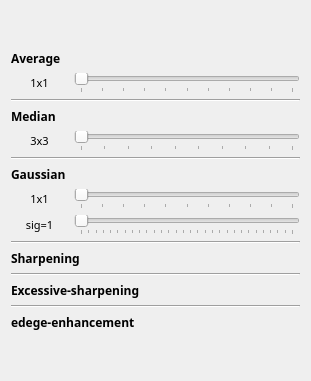
      <widget class="QWidget" name="tool_filter_groupBox">
       <property name="geometry">
        <rect>
         <x>0</x>
         <y>0</y>
         <width>311</width>
         <height>381</height>
        </rect>
       </property>
       <layout class="QVBoxLayout" name="verticalLayout_3">
        <item>
         <layout class="QVBoxLayout" name="tool_filter_layout" stretch="0,0,0,0,0,0,0,0,0,0,0,0,0,0,0">
          <item>
           <layout class="QHBoxLayout" name="horizontalLayout_6" stretch="10,1">
            <item>
             <widget class="QLabel" name="lpf_avg_label">
              <property name="font">
               <font>
                <family>Pretendard</family>
                <pointsize>9</pointsize>
                <weight>75</weight>
                <bold>true</bold>
               </font>
              </property>
              <property name="styleSheet">
               <string notr="true">background-color: rgba(255, 255, 255, 0)</string>
              </property>
              <property name="text">
               <string>Average</string>
              </property>
             </widget>
            </item>
            <item>
             <widget class="QRadioButton" name="lpf_avg_btn">
              <property name="styleSheet">
               <string notr="true">QRadioButton::indicator {
    width: 35px;
	height: 18px;
	image: url(&quot;C:/Users/User/workspace/2023-Industry-Academia-Collaboration-Project/ShortTerm-Internship/project/opencv_on_pyqt/Checkbox_off.png&quot;);
}
QRadioButton::indicator::checked {
	width: 35px;
	height: 18px;
    image: url(&quot;C:/Users/User/workspace/2023-Industry-Academia-Collaboration-Project/ShortTerm-Internship/project/opencv_on_pyqt/Checkbox_on.png&quot;);
}
QRadioButton {
	background-color: rgba(0,0,0,0);
}</string>
              </property>
              <property name="text">
               <string/>
              </property>
              <property name="checkable">
               <bool>true</bool>
              </property>
              <property name="checked">
               <bool>false</bool>
              </property>
             </widget>
            </item>
           </layout>
          </item>
          <item>
           <layout class="QHBoxLayout" name="horizontalLayout_4" stretch="2,8">
            <item>
             <widget class="QLabel" name="lpf_avg_value">
              <property name="font">
               <font>
                <family>Pretendard</family>
                <pointsize>8</pointsize>
               </font>
              </property>
              <property name="text">
               <string>1x1</string>
              </property>
              <property name="textFormat">
               <enum>Qt::AutoText</enum>
              </property>
              <property name="alignment">
               <set>Qt::AlignCenter</set>
              </property>
             </widget>
            </item>
            <item>
             <widget class="QSlider" name="lpf_avg_slider">
              <property name="enabled">
               <bool>true</bool>
              </property>
              <property name="minimum">
               <number>1</number>
              </property>
              <property name="maximum">
               <number>21</number>
              </property>
              <property name="singleStep">
               <number>2</number>
              </property>
              <property name="pageStep">
               <number>2</number>
              </property>
              <property name="value">
               <number>1</number>
              </property>
              <property name="sliderPosition">
               <number>1</number>
              </property>
              <property name="orientation">
               <enum>Qt::Horizontal</enum>
              </property>
              <property name="invertedAppearance">
               <bool>false</bool>
              </property>
              <property name="invertedControls">
               <bool>false</bool>
              </property>
              <property name="tickPosition">
               <enum>QSlider::TicksBelow</enum>
              </property>
              <property name="tickInterval">
               <number>2</number>
              </property>
             </widget>
            </item>
           </layout>
          </item>
          <item>
           <widget class="Line" name="line_4">
            <property name="orientation">
             <enum>Qt::Horizontal</enum>
            </property>
           </widget>
          </item>
          <item>
           <layout class="QHBoxLayout" name="horizontalLayout_7" stretch="10,1">
            <item>
             <widget class="QLabel" name="lpf_med_label">
              <property name="font">
               <font>
                <family>Pretendard</family>
                <pointsize>9</pointsize>
                <weight>75</weight>
                <bold>true</bold>
               </font>
              </property>
              <property name="styleSheet">
               <string notr="true">background-color: rgba(255, 255, 255, 0)</string>
              </property>
              <property name="text">
               <string>Median</string>
              </property>
             </widget>
            </item>
            <item>
             <widget class="QRadioButton" name="lpf_med_btn">
              <property name="enabled">
               <bool>true</bool>
              </property>
              <property name="styleSheet">
               <string notr="true">QRadioButton::indicator {
    width: 35px;
	height: 18px;
	image: url(&quot;C:/Users/User/workspace/2023-Industry-Academia-Collaboration-Project/ShortTerm-Internship/project/opencv_on_pyqt/Checkbox_off.png&quot;);
}
QRadioButton::indicator::checked {
	width: 35px;
	height: 18px;
    image: url(&quot;C:/Users/User/workspace/2023-Industry-Academia-Collaboration-Project/ShortTerm-Internship/project/opencv_on_pyqt/Checkbox_on.png&quot;);
}
QRadioButton {
	background-color: rgba(0,0,0,0);
}</string>
              </property>
              <property name="text">
               <string/>
              </property>
              <property name="checkable">
               <bool>true</bool>
              </property>
              <property name="checked">
               <bool>false</bool>
              </property>
             </widget>
            </item>
           </layout>
          </item>
          <item>
           <layout class="QHBoxLayout" name="horizontalLayout_5" stretch="2,8">
            <item>
             <widget class="QLabel" name="lpf_med_value">
              <property name="font">
               <font>
                <family>Pretendard</family>
                <pointsize>8</pointsize>
               </font>
              </property>
              <property name="text">
               <string>3x3</string>
              </property>
              <property name="textFormat">
               <enum>Qt::AutoText</enum>
              </property>
              <property name="alignment">
               <set>Qt::AlignCenter</set>
              </property>
             </widget>
            </item>
            <item>
             <widget class="QSlider" name="lpf_med_slider">
              <property name="enabled">
               <bool>true</bool>
              </property>
              <property name="minimum">
               <number>3</number>
              </property>
              <property name="maximum">
               <number>21</number>
              </property>
              <property name="singleStep">
               <number>2</number>
              </property>
              <property name="pageStep">
               <number>2</number>
              </property>
              <property name="value">
               <number>3</number>
              </property>
              <property name="orientation">
               <enum>Qt::Horizontal</enum>
              </property>
              <property name="invertedAppearance">
               <bool>false</bool>
              </property>
              <property name="invertedControls">
               <bool>false</bool>
              </property>
              <property name="tickPosition">
               <enum>QSlider::TicksBelow</enum>
              </property>
              <property name="tickInterval">
               <number>2</number>
              </property>
             </widget>
            </item>
           </layout>
          </item>
          <item>
           <widget class="Line" name="line_3">
            <property name="orientation">
             <enum>Qt::Horizontal</enum>
            </property>
           </widget>
          </item>
          <item>
           <layout class="QHBoxLayout" name="horizontalLayout_10" stretch="10,1">
            <item>
             <widget class="QLabel" name="lpf_gaus_label">
              <property name="font">
               <font>
                <family>Pretendard</family>
                <pointsize>9</pointsize>
                <weight>75</weight>
                <bold>true</bold>
               </font>
              </property>
              <property name="styleSheet">
               <string notr="true">background-color: rgba(255, 255, 255, 0)</string>
              </property>
              <property name="text">
               <string>Gaussian</string>
              </property>
             </widget>
            </item>
            <item>
             <widget class="QRadioButton" name="lpf_gaus_btn">
              <property name="enabled">
               <bool>true</bool>
              </property>
              <property name="styleSheet">
               <string notr="true">QRadioButton::indicator {
    width: 35px;
	height: 18px;
	image: url(&quot;C:/Users/User/workspace/2023-Industry-Academia-Collaboration-Project/ShortTerm-Internship/project/opencv_on_pyqt/Checkbox_off.png&quot;);
}
QRadioButton::indicator::checked {
	width: 35px;
	height: 18px;
    image: url(&quot;C:/Users/User/workspace/2023-Industry-Academia-Collaboration-Project/ShortTerm-Internship/project/opencv_on_pyqt/Checkbox_on.png&quot;);
}
QRadioButton {
	background-color: rgba(0,0,0,0);
}</string>
              </property>
              <property name="text">
               <string/>
              </property>
              <property name="checkable">
               <bool>true</bool>
              </property>
              <property name="checked">
               <bool>false</bool>
              </property>
             </widget>
            </item>
           </layout>
          </item>
          <item>
           <layout class="QHBoxLayout" name="horizontalLayout_15" stretch="2,8">
            <item>
             <widget class="QLabel" name="lpf_gaus_kvalue">
              <property name="font">
               <font>
                <family>Pretendard</family>
                <pointsize>8</pointsize>
               </font>
              </property>
              <property name="text">
               <string>1x1</string>
              </property>
              <property name="textFormat">
               <enum>Qt::AutoText</enum>
              </property>
              <property name="alignment">
               <set>Qt::AlignCenter</set>
              </property>
             </widget>
            </item>
            <item>
             <widget class="QSlider" name="lpf_gaus_kslider">
              <property name="enabled">
               <bool>true</bool>
              </property>
              <property name="minimum">
               <number>1</number>
              </property>
              <property name="maximum">
               <number>21</number>
              </property>
              <property name="singleStep">
               <number>2</number>
              </property>
              <property name="pageStep">
               <number>2</number>
              </property>
              <property name="value">
               <number>1</number>
              </property>
              <property name="orientation">
               <enum>Qt::Horizontal</enum>
              </property>
              <property name="invertedAppearance">
               <bool>false</bool>
              </property>
              <property name="invertedControls">
               <bool>false</bool>
              </property>
              <property name="tickPosition">
               <enum>QSlider::TicksBelow</enum>
              </property>
              <property name="tickInterval">
               <number>2</number>
              </property>
             </widget>
            </item>
           </layout>
          </item>
          <item>
           <layout class="QHBoxLayout" name="horizontalLayout_25" stretch="2,8">
            <item>
             <widget class="QLabel" name="lpf_gaus_svalue">
              <property name="font">
               <font>
                <family>Pretendard</family>
                <pointsize>8</pointsize>
               </font>
              </property>
              <property name="text">
               <string>sig=1</string>
              </property>
              <property name="textFormat">
               <enum>Qt::AutoText</enum>
              </property>
              <property name="alignment">
               <set>Qt::AlignCenter</set>
              </property>
             </widget>
            </item>
            <item>
             <widget class="QSlider" name="lpf_gaus_sslider">
              <property name="enabled">
               <bool>true</bool>
              </property>
              <property name="minimum">
               <number>1</number>
              </property>
              <property name="maximum">
               <number>30</number>
              </property>
              <property name="singleStep">
               <number>0</number>
              </property>
              <property name="pageStep">
               <number>0</number>
              </property>
              <property name="value">
               <number>1</number>
              </property>
              <property name="orientation">
               <enum>Qt::Horizontal</enum>
              </property>
              <property name="invertedAppearance">
               <bool>false</bool>
              </property>
              <property name="invertedControls">
               <bool>false</bool>
              </property>
              <property name="tickPosition">
               <enum>QSlider::TicksBelow</enum>
              </property>
              <property name="tickInterval">
               <number>1</number>
              </property>
             </widget>
            </item>
           </layout>
          </item>
          <item>
           <widget class="Line" name="line_5">
            <property name="orientation">
             <enum>Qt::Horizontal</enum>
            </property>
           </widget>
          </item>
          <item>
           <layout class="QHBoxLayout" name="horizontalLayout_11" stretch="10,1">
            <item>
             <widget class="QLabel" name="hpf_sharp1_label">
              <property name="font">
               <font>
                <family>Pretendard</family>
                <pointsize>9</pointsize>
                <weight>75</weight>
                <bold>true</bold>
               </font>
              </property>
              <property name="styleSheet">
               <string notr="true">background-color: rgba(255, 255, 255, 0)</string>
              </property>
              <property name="text">
               <string>Sharpening</string>
              </property>
             </widget>
            </item>
            <item>
             <widget class="QRadioButton" name="hpf_sharp1_btn">
              <property name="enabled">
               <bool>true</bool>
              </property>
              <property name="styleSheet">
               <string notr="true">QRadioButton::indicator {
    width: 35px;
	height: 18px;
	image: url(&quot;C:/Users/User/workspace/2023-Industry-Academia-Collaboration-Project/ShortTerm-Internship/project/opencv_on_pyqt/Checkbox_off.png&quot;);
}
QRadioButton::indicator::checked {
	width: 35px;
	height: 18px;
    image: url(&quot;C:/Users/User/workspace/2023-Industry-Academia-Collaboration-Project/ShortTerm-Internship/project/opencv_on_pyqt/Checkbox_on.png&quot;);
}
QRadioButton {
	background-color: rgba(0,0,0,0);
}</string>
              </property>
              <property name="text">
               <string/>
              </property>
              <property name="checkable">
               <bool>true</bool>
              </property>
              <property name="checked">
               <bool>false</bool>
              </property>
             </widget>
            </item>
           </layout>
          </item>
          <item>
           <widget class="Line" name="line_6">
            <property name="orientation">
             <enum>Qt::Horizontal</enum>
            </property>
           </widget>
          </item>
          <item>
           <layout class="QHBoxLayout" name="horizontalLayout_12" stretch="10,1">
            <item>
             <widget class="QLabel" name="hpf_sharp2_label">
              <property name="font">
               <font>
                <family>Pretendard</family>
                <pointsize>9</pointsize>
                <weight>75</weight>
                <bold>true</bold>
               </font>
              </property>
              <property name="styleSheet">
               <string notr="true">background-color: rgba(255, 255, 255, 0)</string>
              </property>
              <property name="text">
               <string>Excessive-sharpening</string>
              </property>
             </widget>
            </item>
            <item>
             <widget class="QRadioButton" name="hpf_sharp2_btn">
              <property name="enabled">
               <bool>true</bool>
              </property>
              <property name="styleSheet">
               <string notr="true">QRadioButton::indicator {
    width: 35px;
	height: 18px;
	image: url(&quot;C:/Users/User/workspace/2023-Industry-Academia-Collaboration-Project/ShortTerm-Internship/project/opencv_on_pyqt/Checkbox_off.png&quot;);
}
QRadioButton::indicator::checked {
	width: 35px;
	height: 18px;
    image: url(&quot;C:/Users/User/workspace/2023-Industry-Academia-Collaboration-Project/ShortTerm-Internship/project/opencv_on_pyqt/Checkbox_on.png&quot;);
}
QRadioButton {
	background-color: rgba(0,0,0,0);
}</string>
              </property>
              <property name="text">
               <string/>
              </property>
              <property name="checkable">
               <bool>true</bool>
              </property>
              <property name="checked">
               <bool>false</bool>
              </property>
             </widget>
            </item>
           </layout>
          </item>
          <item>
           <widget class="Line" name="line_8">
            <property name="orientation">
             <enum>Qt::Horizontal</enum>
            </property>
           </widget>
          </item>
          <item>
           <layout class="QHBoxLayout" name="horizontalLayout_13" stretch="10,1">
            <item>
             <widget class="QLabel" name="hpf_sharp3_label">
              <property name="font">
               <font>
                <family>Pretendard</family>
                <pointsize>9</pointsize>
                <weight>75</weight>
                <bold>true</bold>
               </font>
              </property>
              <property name="styleSheet">
               <string notr="true">background-color: rgba(255, 255, 255, 0)</string>
              </property>
              <property name="text">
               <string>edege-enhancement</string>
              </property>
             </widget>
            </item>
            <item>
             <widget class="QRadioButton" name="hpf_sharp3_btn">
              <property name="enabled">
               <bool>true</bool>
              </property>
              <property name="styleSheet">
               <string notr="true">QRadioButton::indicator {
    width: 35px;
	height: 18px;
	image: url(&quot;C:/Users/User/workspace/2023-Industry-Academia-Collaboration-Project/ShortTerm-Internship/project/opencv_on_pyqt/Checkbox_off.png&quot;);
}
QRadioButton::indicator::checked {
	width: 35px;
	height: 18px;
    image: url(&quot;C:/Users/User/workspace/2023-Industry-Academia-Collaboration-Project/ShortTerm-Internship/project/opencv_on_pyqt/Checkbox_on.png&quot;);
}
QRadioButton {
	background-color: rgba(0,0,0,0);
}</string>
              </property>
              <property name="text">
               <string/>
              </property>
              <property name="checkable">
               <bool>true</bool>
              </property>
              <property name="checked">
               <bool>false</bool>
              </property>
             </widget>
            </item>
           </layout>
          </item>
         </layout>
        </item>
       </layout>
      </widget>
